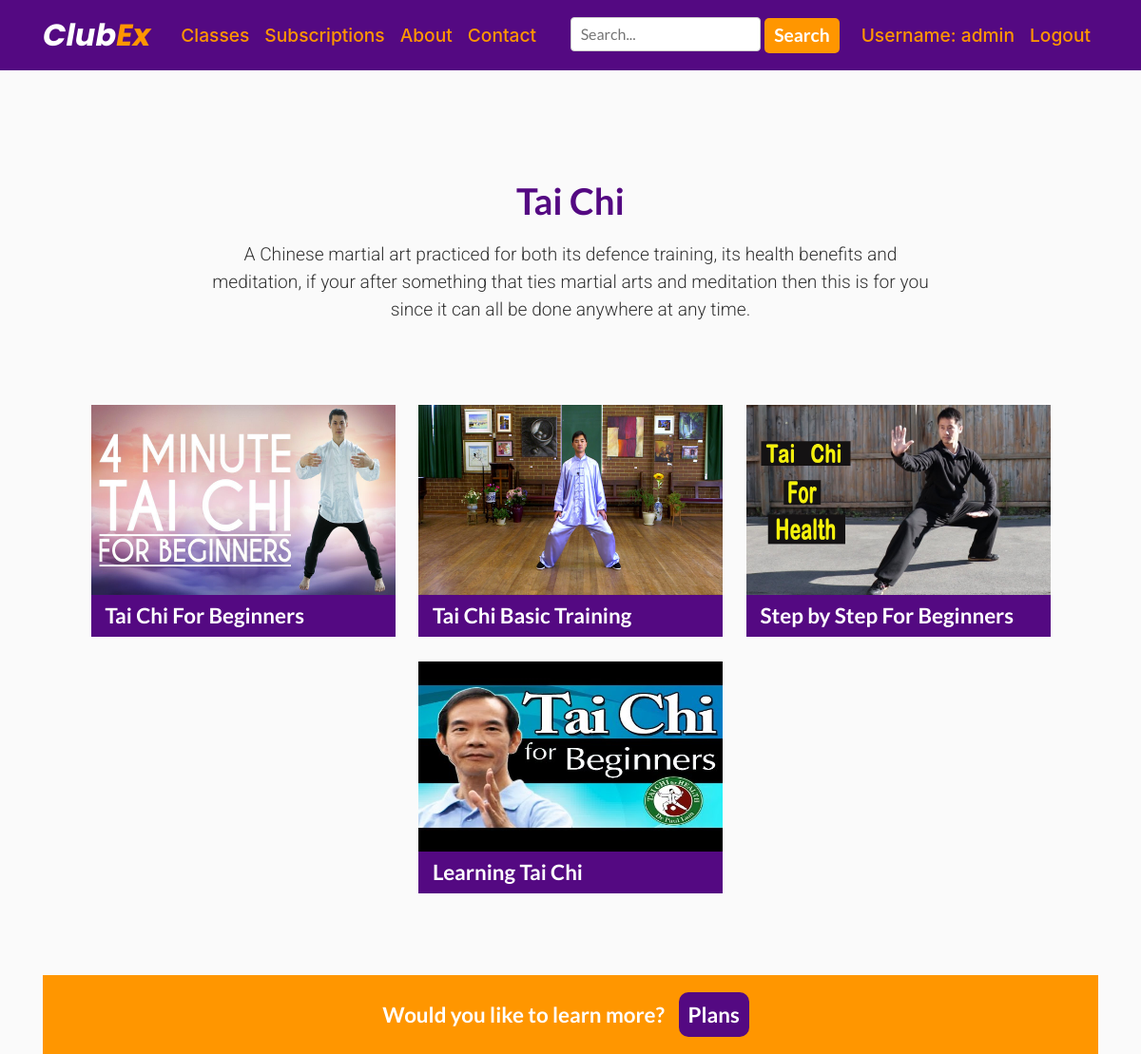
The page /classes/taichi/ (signed in) on the database its author committed.
### ClubEx/models.py (models this page shows, shortened)
class Video(models.Model):
    category = models.CharField(max_length=200)
    video_name = models.CharField(max_length=200)
    video_thumbnail = models.ImageField(null=True, blank=True)
    video = EmbedVideoField()
    content = models.TextField()
    video_views = models.IntegerField(default=0, null=True, blank=True)
    class Meta:
        ordering = ('-video_name',)

### ClubEx/views.py (the view)
# urls.py: path('classes/taichi/', views.classes_tai_chi, name='classes_tai_chi'),
@login_required
def classes_tai_chi(request):
    obj = Video.objects.filter(category='Tai Chi' or 'taichi')
    return render(request, 'clubex/taichi.html', {'obj': obj})

### ClubEx/templates/ClubEx/taichi.html (shortened to what this page needs)
{% extends "ClubEx/base.html" %}
{% load static %}
{% block content %}
<!DOCTYPE html>
<html lang="en">
<head>
    <link rel="stylesheet" href="https://stackpath.bootstrapcdn.com/bootstrap/4.5.2/css/bootstrap.min.css">
    <Link rel="stylesheet" href="{% static 'ClubEx/style.css' %}" type="text/css" >
    <Link rel="stylesheet" href="{% static 'ClubEx/newstyle.css' %}" type="text/css" >
</head>
<body>
  <div class="section">
      <div class="container intro">
        <h1>Tai Chi</h1>
        <p>A Chinese martial art practiced for both its defence training, its health benefits and meditation, if your after something that ties martial arts and meditation then this is for you since it can all be done anywhere at any time.</p>
      </div>
  </div>
  <div class="container">
      <ul id="classportfolio">
        {% for i in obj %}
          <li>
              <a href=" {% url 'video_details' i.id %}">
                  <div class="portfolioimg">
                      <img src="{{ i.video_thumbnail.url }}" alt="#" width="320" height="200">
                  </div>
                  <p>{{ i.video_name }}</p>
              </a>
          </li>
        {% endfor %}
      </ul>
  </div>
  <div class="cta">
    <div class="container">
      <p class="ctatext">Would you like to learn more?</p>
      <p><a href="{% url 'plans' %}">Plans</a></p>
    </div>
  </div>
</body>
</html>
{% endblock content %}

### ClubEx/templates/ClubEx/base.html (shortened to what this page needs)
{% load static %}
<!DOCTYPE html>
<html lang="en">
<head>
    <link rel="stylesheet" href="https://stackpath.bootstrapcdn.com/bootstrap/4.5.2/css/bootstrap.min.css">
    <Link rel="stylesheet" href="{% static 'ClubEx/style.css' %}" type="text/css" >
</head>
<body>
    <header class="site-header">
      <nav class="navbar navbar-expand-md navbar-dark bg-steel fixed-top">
        <div class="container">
          <a class="navbar-brand mr-4" href="/">Club<span class="orange">Ex</span></a>
          <div class="collapse navbar-collapse" id="navbarToggle">
            <div class="navbar-nav mr-auto">
              <a class="nav-item nav-link" href="{% url 'classes' %}">Classes</a>
              <a class="nav-item nav-link" href="{% url 'plans' %}">Subscriptions</a>
              <a class="nav-item nav-link" href="{% url 'about' %}">About</a>
              <a class="nav-item nav-link" href="{% url 'contact' %}">Contact</a>
            </div>
              <form id="searchbar" action="{% url 'videos' %}" method="get">
                  <input name="q" type="text" placeholder="Search..." aria-label="Search" autocomplete="on">
                  <button class="btn btn-outline-success my-2 my-sm-0" type=submit>Search</button>
              </form>
            <div class="navbar-nav">
                {% if user.is_authenticated %}
                    <a class="nav-item nav-link" href="{% url 'profile' %}">Username: {{ user.username }}</a>
                    <a class="nav-item nav-link" href="{% url 'logout' %}">Logout</a>
                {% else %}
                    <a class="nav-item nav-link" href="{% url 'login' %}">Login</a>
                    <a class="nav-item nav-link" href="{% url 'register' %}">Register</a>
                {% endif%}
            </div>
          </div>
        </div>
      </nav>
    </header>
    <main role="main" class="container">
      <div class="row">
        <div class="col-md-12">
          {% block content %}
          {% endblock %}
        </div>
      </div>
    </main>
</body>
</html>

### ClubEx/static/ClubEx/style.css (style rules this page uses)
body { background: #fafafa; color: #333333; margin-top: 5rem; text-align: left; }
h1, h2, h3, h4, h5, h6 { color: #444444; }
ul { margin: 0; }
.bg-steel { background-color: #540982; }
.navbar-brand { font-size:2em; font-family:'Poppins', sans-serif; font-style:italic; font-weight:700; }
.orange { color: #ff9600; }
.site-header .navbar-nav .nav-link { font-size:1.2em; font-weight:500; color: #ff9600; transition:color 0.3s; }
#searchbar { margin-right:15px; }
#searchbar input[type=text], select { padding: 5px 10px; font-family:'Lato', sans-serif; border: 1px solid #ccc; border-radius: 4px; box-sizing: border-box; resize: vertical; }
#searchbar button[type=submit] { padding:4px 10px; font-family:'Lato', sans-serif; font-size:1.2em; font-weight:700; text-decoration:none; color:#fff; background-color:#ff9600; border-radius:5px; border:none; transition:background-color 0.5s, color 0.5s; }

### ClubEx/static/ClubEx/newstyle.css (style rules this page uses)
body, html { height: 100%; margin-top: 4rem; }
h1 { margin-bottom:20px; font-family:'Lato', sans-serif; font-size:2.4em; font-weight:700; color:#540982; font-variant-ligatures: none; }
p { font-family:'Roboto', sans-serif; font-size:1.2em; font-weight:300; }
a, a:hover { text-decoration:none; }
.section { margin:0; padding:60px 0; }
.container { text-align:center; }
.intro { max-width:800px; text-align:center; }
.cta { width:100%; padding:25px; background-color:#ff9600; text-align:center; }
.cta p, .hero-text p { display:inline; margin-right:10px; font-family:'Lato', sans-serif; font-size:1.4em; font-weight:700; color:#fff; }
.cta a, .hero-text a, #contactform input[type=submit] { padding:10px; text-decoration:none; color:#fff; background-color:#540982; border-radius:10px; border:none; transition:background-color 0.5s; }
ul { list-style-type:none; }
#classportfolio { margin:0; margin-bottom:70px; padding:0; text-align:center; }
#classportfolio li { display:inline-block; margin:10px; margin-bottom:0; max-width:320px; width:100%; text-align:left; vertical-align:top; }
.portfolioimg { width:100%; height:200px; background-color:#ededed; transition:opacity 0.5s; }
#classportfolio li a p { padding:5px 15px; width:100%; font-family:'Lato', sans-serif; font-size:1.4em; font-weight:700; color:#fff; background-color:#540982; }

### rows shown on the page
Video: video_thumbnail (picture), video_name "Tai Chi For Beginners"
Video: video_thumbnail (picture), video_name "Tai Chi Basic Training"
Video: video_thumbnail (picture), video_name "Step by Step For Beginners"
Video: video_thumbnail (picture), video_name "Learning Tai Chi"

### other values the page prints
{{ user.username }} "admin"
